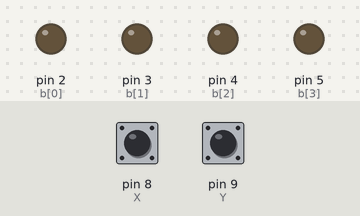
A sketch run on a simulated Arduino Uno, built with avr-gcc and run on an emulated ATmega328P. Parts: output pins drawn as LEDs (lit = HIGH). The inputs (shaded band) are chosen by the test bench; at power-on: pin 8 (X) LOW, pin 9 (Y) HIGH.

Above: at 1.2 s.
1.3 s: pin 8 (X) driven HIGH
At 2.5 s:
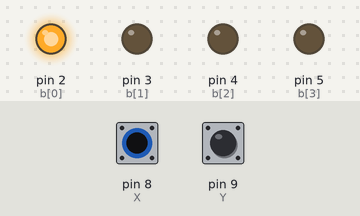
2.8 s: pin 8 (X) pulsed LOW 5 times (0.12 s each, 0.3 s apart)
At 3.07 s:
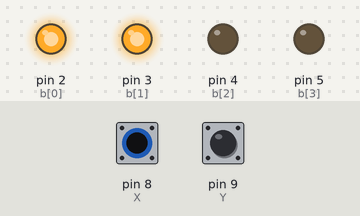
At 3.67 s:
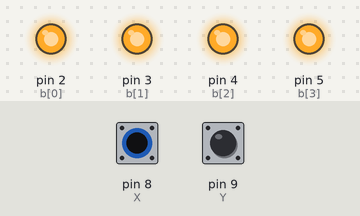
Timing chart, 0 to 5.8 s (numbered marks = the images above; inputs shaded):
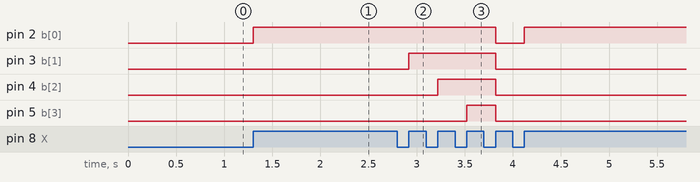

The sketch:

cho102_lab2_part2.ino
```cpp
// Array of Output Pin variables, set to the pins being used
const int b_size = 4;
const int b[b_size] = {2, 3, 4, 5};
// Output Buffer
int b_buf = 0x00;
// Input Variables

// Serial Monitor Buffer
int s_buf = 0x00;

/* 's' is an array of integers of size 8. Note that arrays start at 1
 We will use this to be able to see the individual bit values of the s_buf

 */
const int s_size = 8;
int s[s_size];

// We can also define our own helper functions. It is a good idea to use helper functions whenever they make sense.
// Normally we also define the return type (void for none)

// Read from the serial monitor into s_buf and the s[] array for individual bits
void readData()
{
    if(Serial.available())
        s_buf = Serial.parseInt();

    for(int i = (s_size - 1); i>=0; i--)  {
        s[i] = (s_buf >> i) & 0x01; // What's going on here?
        // ">>" bit shifting Zybooks section 2.6
        // "&" bit masking Zybooks section 2.5, 2.7
    }

}
// Reset the Output Buffer.

void resetBuffer() {
    for(int i = 0; i < b_size; i++) {
        // Note this is an arduino function call to the pins
        digitalWrite(b[i], LOW);
    }
}
// Writes to the buffer. Note this function ORs the current value with the new value
// Note that size is an optional argument with default size the same as the buffer
void writeBuffer(unsigned char b_temp, int size = b_size)
{
    for (int i = (size - 1); i >= 0; i--) {
        if ((b_temp >> i) & 0x01) {
        digitalWrite(b[i], HIGH);
        }
      else{
        digitalWrite(b[i], LOW);
      }
    }

}
int X = 8;
int Y = 9;
void setup() {
    // OUTPUT is a defined macro in Arduino!
  pinMode(X, INPUT);
  pinMode(Y, INPUT_PULLUP);
    for(int i = 0; i < b_size; i++)
    {
        pinMode(b[i], OUTPUT);
    }
    // We will also read from the serial monitor
    Serial.begin(9600);
}
bool buttonHeld = false;
int change = 0;

int bit_shift(int val){
  int temp;
  if (val){
    if (b_buf == 0x0F){
      temp = 0x00;
    }
    else {
      temp = (b_buf << 1) | 0x01;
    }
  }
  else {
    if (b_buf == 0x00){
      temp = 0x0F;
    }
    else{
     temp = b_buf >> 1;
    }
  }
  return temp;
}

int help(){
  if (!digitalRead(Y)){
    change = digitalRead(Y);
    return 1;
  }
  else if (digitalRead(X)){
    change = digitalRead(X);
    return 1;
  }
  return 0;
}

void loop() {
  //  readData();
   //resetBuffer();
   if(help() &&!buttonHeld){
    buttonHeld = true;
    b_buf = bit_shift(change);
  }

  if (!help())
  {
    buttonHeld = false;
  }
    writeBuffer(b_buf);
}
```

Measured:
- after the input at 1.3 s, pin 2 (b[0]): LOW → HIGH at once
- after the input at 2.8 s, pin 2 (b[0]): HIGH → LOW after 1.0 s, → HIGH 0.30 s later; pin 3 (b[1]): LOW → HIGH after 0.12 s, → LOW 0.90 s later; pin 4 (b[2]): LOW → HIGH after 0.42 s, → LOW 0.60 s later; pin 5 (b[3]): LOW → HIGH after 0.72 s, → LOW 0.30 s later
